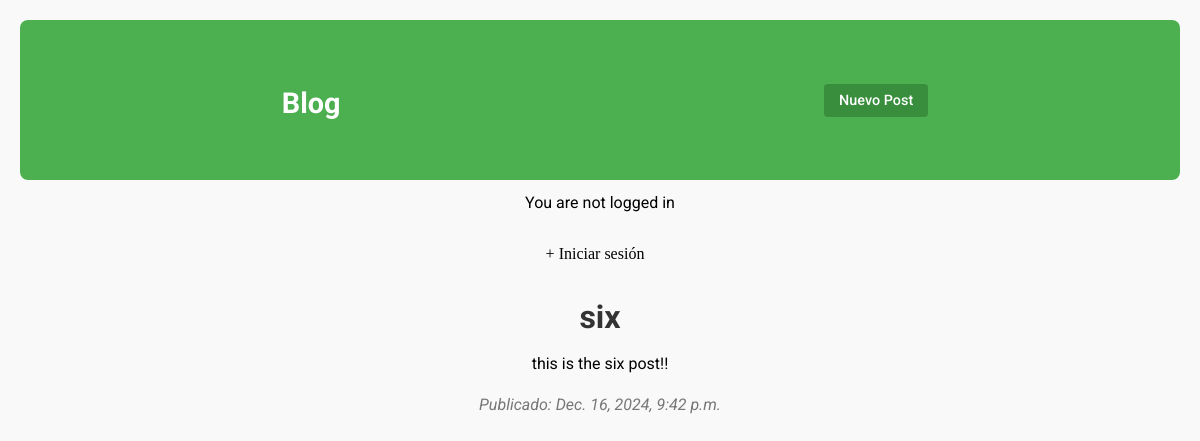
Screenshot of /post/7/ with the database file from the repository.
### blog/models.py (models this page shows, shortened)
class Post(models.Model):
    title = models.CharField(max_length=255)
    author = models.ForeignKey(
        'auth.User',
        on_delete=models.CASCADE,
    )
    body = models.TextField()
    created = models.DateTimeField(auto_now_add=True)

### blog/views.py (the view)
# urls.py: path('post/<int:pk>/', BlogDetailView.as_view(), name='post_detail'),
class BlogDetailView(DetailView):
    model = Post
    template_name = 'post_detail.html'

### blog/templates/post_detail.html (shortened to what this page needs)
{% extends 'base.html' %}
{% block content %}
    <h1>{{ post.title }}</h1>
    <p>{{ post.body }}</p>
    <p>Publicado: {{ post.created }}</p>
{% endblock content %}

### static/css/base.css (style rules this page uses)
body { font-family: 'Roboto', sans-serif; margin: 0; padding: 0; background-color: #f9f9f9; color: #333; }
p { margin: 10px 0; }
h1 { font-size: 1.8rem; color: #333333; margin-bottom: 15px; }
h1 { font-size: 2rem; color: #333333; margin-bottom: 15px; text-align: center; }
p { font-size: 1rem; color: #000000; line-height: 1.6; margin-bottom: 15px; text-align: center; }
p:last-of-type { font-style: italic; color: #777777; }

### rows the page displays
Post: title "six", body "this is the six post!!", created "Dec. 16, 2024, 9:42 p.m."
